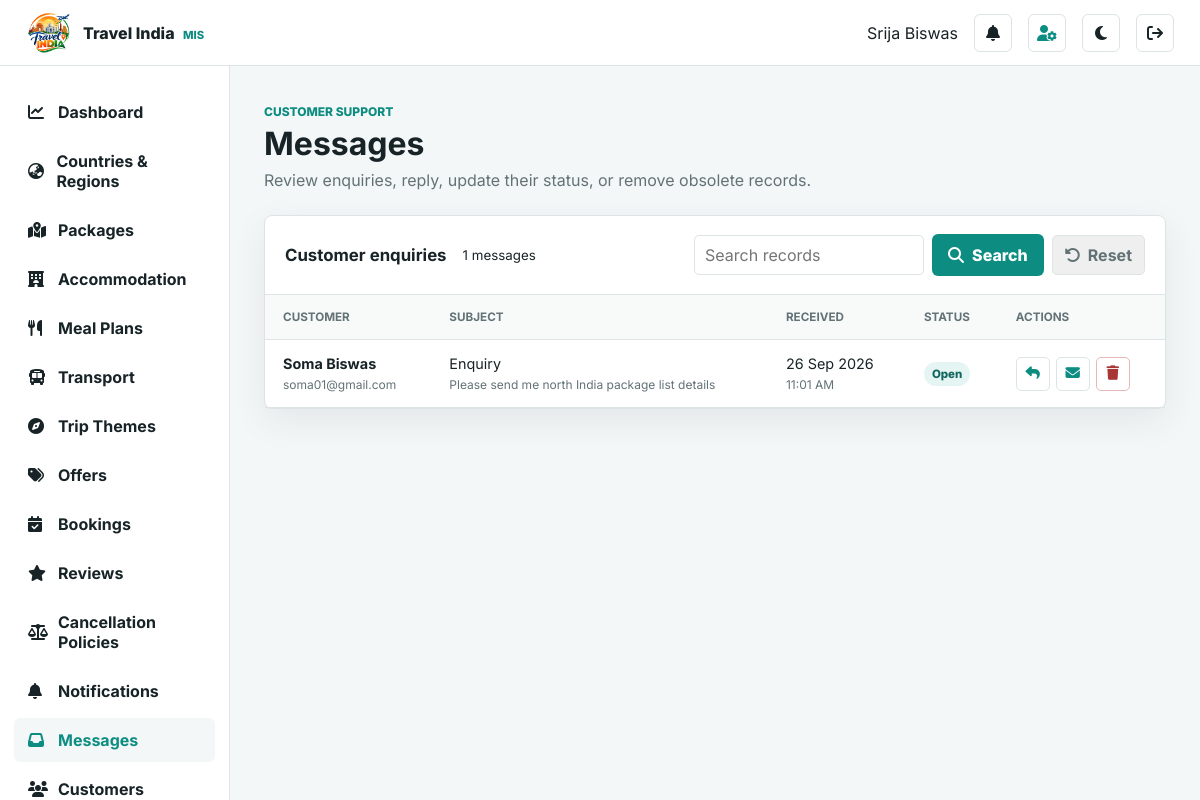
/admin/inbox.php (signed in), run on the app's committed database.
### tables this page shows
CREATE TABLE `message` (
  `id` int NOT NULL AUTO_INCREMENT,
  `email` varchar(500) NOT NULL,
  `fname` varchar(500) NOT NULL,
  `lname` varchar(500) NOT NULL,
  `sub` varchar(500) NOT NULL,
  `message` varchar(10000) NOT NULL,
  `status` varchar(30) NOT NULL DEFAULT 'open',
  `admin_response` text,
  `created_at` timestamp NOT NULL DEFAULT CURRENT_TIMESTAMP,
  `resolved_at` timestamp NULL DEFAULT NULL,
  UNIQUE KEY `id` (`id`)
);

### admin/_bootstrap.php (called while the page is built, shortened)
<?php
require_once __DIR__ . '/../db.php'; require_once __DIR__ . '/../security.php';
function admin_paginate(mysqli $db,string $countSql,int $perPage=10,string $parameter='page'): array {
    $total=(int)($db->query($countSql)->fetch_assoc()['total']??0);
    $pages=max(1,(int)ceil($total/$perPage));
    $page=min(max(1,(int)($_GET[$parameter]??1)),$pages);
    return ['total'=>$total,'pages'=>$pages,'page'=>$page,'limit'=>$perPage,'offset'=>($page-1)*$perPage,'parameter'=>$parameter];
}

### security.php (called while the page is built, shortened)
<?php
function e(mixed $value): string { return htmlspecialchars((string)$value, ENT_QUOTES, 'UTF-8'); }

### admin/inbox.php (the view, shortened to what this page needs)
<?php
require_once '_bootstrap.php';
$db=admin_db();
$pagination=admin_paginate($db,'SELECT COUNT(*) total FROM message',10);
$messages=$db->query('SELECT * FROM message ORDER BY created_at DESC,id DESC LIMIT '.$pagination['limit'].' OFFSET '.$pagination['offset']);
include '_header.php';
?>
<div class="page-head"><div><span>Customer support</span><h1>Messages</h1><p>Review enquiries, reply, update their status, or remove obsolete records.</p></div></div>
<section class="panel">
 <div class="panel-head"><h2>Customer enquiries</h2><small><?php echo (int)$pagination['total'];?> messages</small></div>
 <div class="table-wrap"><table><thead><tr><th>Customer</th><th>Subject</th><th>Received</th><th>Status</th><th>Actions</th></tr></thead><tbody>
 <?php while($m=$messages->fetch_assoc()):$preview=strlen($m['message'])>70?substr($m['message'],0,70).'...':$m['message'];?><tr><td><strong><?php echo e($m['fname'].' '.$m['lname']);?></strong><small><?php echo e($m['email']);?></small></td><td><?php echo e($m['sub']);?><small><?php echo e($preview);?></small></td><td><?php echo e(date('d M Y',strtotime($m['created_at'])));?><small><?php echo e(date('h:i A',strtotime($m['created_at'])));?></small></td><td><span class="pill"><?php echo e($m['status']);?></span></td><td><div class="action-row"><button type="button" class="icon-btn message-reply" title="View and reply" aria-label="Reply to <?php echo e($m['fname']);?>" data-id="<?php echo (int)$m['id'];?>" data-name="<?php echo e($m['fname'].' '.$m['lname']);?>" data-email="<?php echo e($m['email']);?>" data-subject="<?php echo e($m['sub']);?>" data-message="<?php echo e($m['message']);?>" data-reply="<?php echo e($m['admin_response']);?>" data-status="<?php echo e($m['status']);?>"><i class="fa-solid fa-reply"></i></button><a class="icon-btn" href="mailto:<?php echo e($m['email']);?>?subject=<?php echo rawurlencode('Re: '.$m['sub']);?>" title="Open email client"><i class="fa-solid fa-envelope"></i></a><form method="post" onsubmit="return confirm('Permanently delete this message?')"><?php echo csrf_input();?><input type="hidden" name="id" value="<?php echo (int)$m['id'];?>"><input type="hidden" name="action" value="delete"><button class="icon-btn danger-icon" title="Delete message" aria-label="Delete message"><i class="fa-solid fa-trash"></i></button></form></div></td></tr><?php endwhile;?>
 </tbody></table></div><?php admin_pagination($pagination);?>
</section>
<?php include '_footer.php';?>

### css/admin.css (style rules this page uses)
:root { --ink:#172326;--muted:#637276;--page:#f4f7f7;--surface:#fff;--line:#dce4e5;--brand:#0d8d82;--brand-dark:#087167;--accent:#f59b35;--danger:#a93636;--shadow:0 12px 35px rgba(20,45,49,.08) }
* { box-sizing:border-box }
body { margin:0;background:var(--page);color:var(--ink);font-family:Inter,"Segoe UI",sans-serif }
a { color:inherit;text-decoration:none }
button,input,select,textarea { font:inherit }
.page-head { display:flex;align-items:flex-end;justify-content:space-between;gap:20px;margin-bottom:25px }
.page-head>div>span { color:var(--brand);font-size:.75rem;font-weight:800;text-transform:uppercase }
.page-head h1 { margin:4px 0 0;font-size:2rem }
.panel,.message-card { margin-bottom:24px;border:1px solid var(--line);border-radius:8px;background:var(--surface);box-shadow:var(--shadow) }
.panel-head { display:flex;align-items:center;justify-content:space-between;padding:18px 20px;border-bottom:1px solid var(--line) }
.panel-head h2 { margin:0;font-size:1.05rem }
.table-wrap { overflow:auto }
table { width:100%;border-collapse:collapse }
th,td { padding:15px 18px;border-bottom:1px solid var(--line);text-align:left;vertical-align:middle;white-space:nowrap }
th { background:#f8fafa;color:var(--muted);font-size:.73rem;text-transform:uppercase }
td { font-size:.9rem }
td small { display:block;margin-top:5px;color:var(--muted) }
.pill { display:inline-block;padding:5px 8px;border-radius:999px;background:#e5f5f3;color:#12665f;font-size:.72rem;font-weight:800;text-transform:capitalize }
.icon-btn { width:34px;height:34px;display:grid;place-items:center;border:1px solid var(--line);border-radius:5px;color:var(--brand) }
.action-row { display:flex;align-items:center;gap:7px }
.action-row form { margin:0 }
.action-row button.icon-btn { cursor:pointer;background:var(--surface) }
.danger-icon { color:var(--danger)!important;border-color:#e8b8b8!important }
.page-head p { max-width:680px;margin:7px 0 0;color:var(--muted) }
.action-row { display:flex;align-items:center;gap:6px }
.icon-btn { transition:color .18s,border-color .18s,background .18s,transform .18s }
.message-reply { background:var(--surface);cursor:pointer }
:root { --admin-field-bg:var(--surface);--admin-sidebar-bg:var(--surface);--admin-sidebar-ink:var(--ink);--admin-sidebar-hover:var(--page);--admin-sidebar-active:var(--brand);--admin-soft-bg:#e5f5f3;--admin-soft-ink:#12665f;--admin-soft-border:#9ddbd4;--admin-danger-bg:#faeaea;--admin-danger-border:#e8b8b8 }
.pill,.admin-flash,.auth-password .password-toggle:hover,.country-item>i,.country-item>img { background:var(--admin-soft-bg);color:var(--admin-soft-ink) }
.danger-icon { border-color:var(--admin-danger-border)!important }
html { min-width:320px;background:var(--page) }
body { min-width:320px;overflow-x:hidden }
.admin-content>.panel,.admin-content>.report-grid,.admin-content>.message-grid,.admin-content>.booking-detail-grid { max-width:100% }
.table-wrap { width:100%;max-width:100%;overflow-x:auto;-webkit-overflow-scrolling:touch }
.table-wrap table { min-width:760px }
.panel-head:has(.directory-tools) { gap:16px;flex-wrap:wrap }

### data on the page
message: fname+lname "Soma Biswas", email "soma01@gmail.com", sub "Enquiry", message "Please send me north India package list details", created_at "26 Sep 2026", created_at "11:01 AM", status "Open"

### other printed values
$_SESSION['admin_name'] "Srija Biswas"
$item[1] "Dashboard"
$item[1] "Countries & Regions"
$item[1] "Packages"
$item[1] "Accommodation"
$item[1] "Meal Plans"
$item[1] "Transport"
$item[1] "Trip Themes"
$item[1] "Offers"
$item[1] "Bookings"
$item[1] "Reviews"
$item[1] "Cancellation Policies"
$item[1] "Notifications"
$item[1] "Messages"
$item[1] "Customers"
